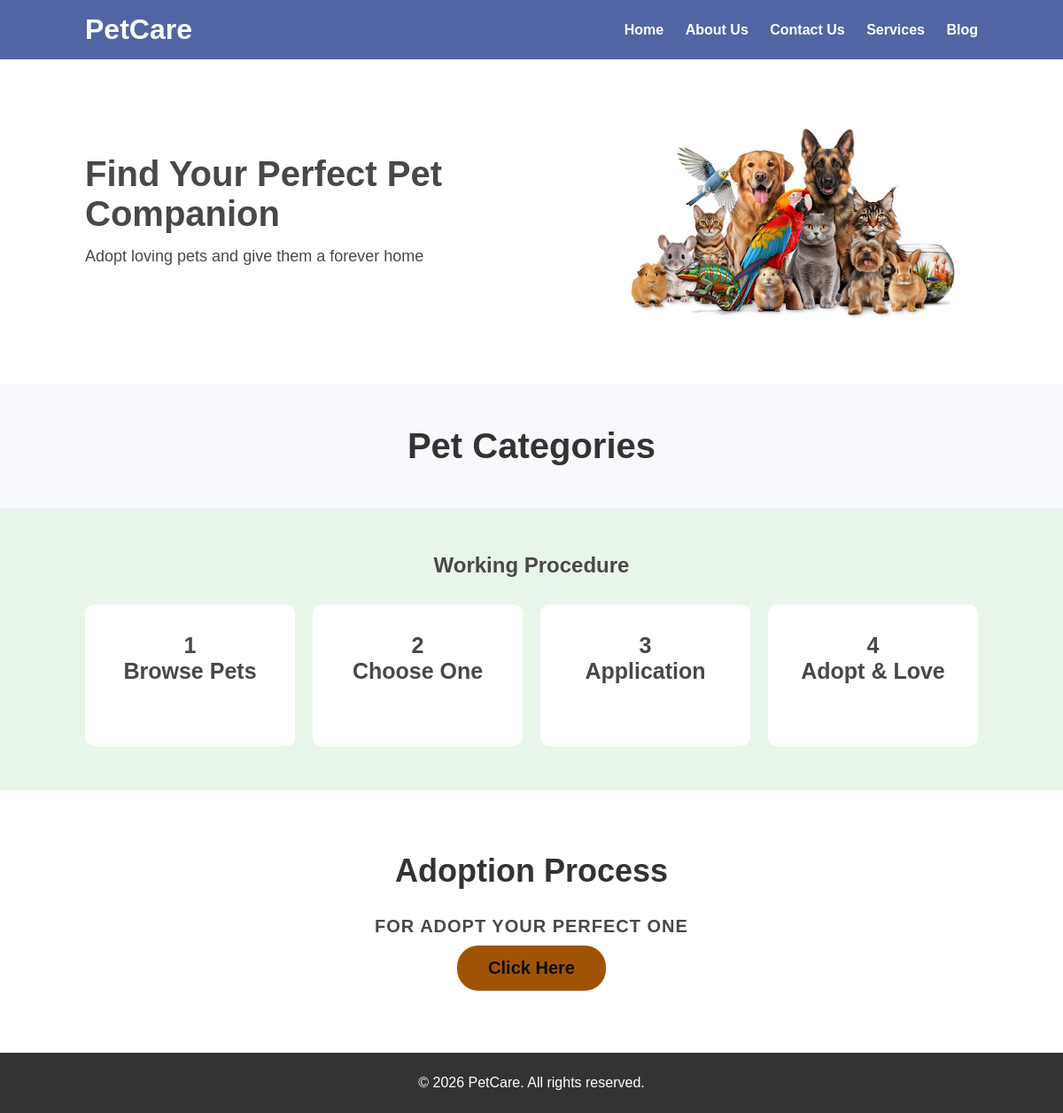
/, run on an earlier commit of the app's database.
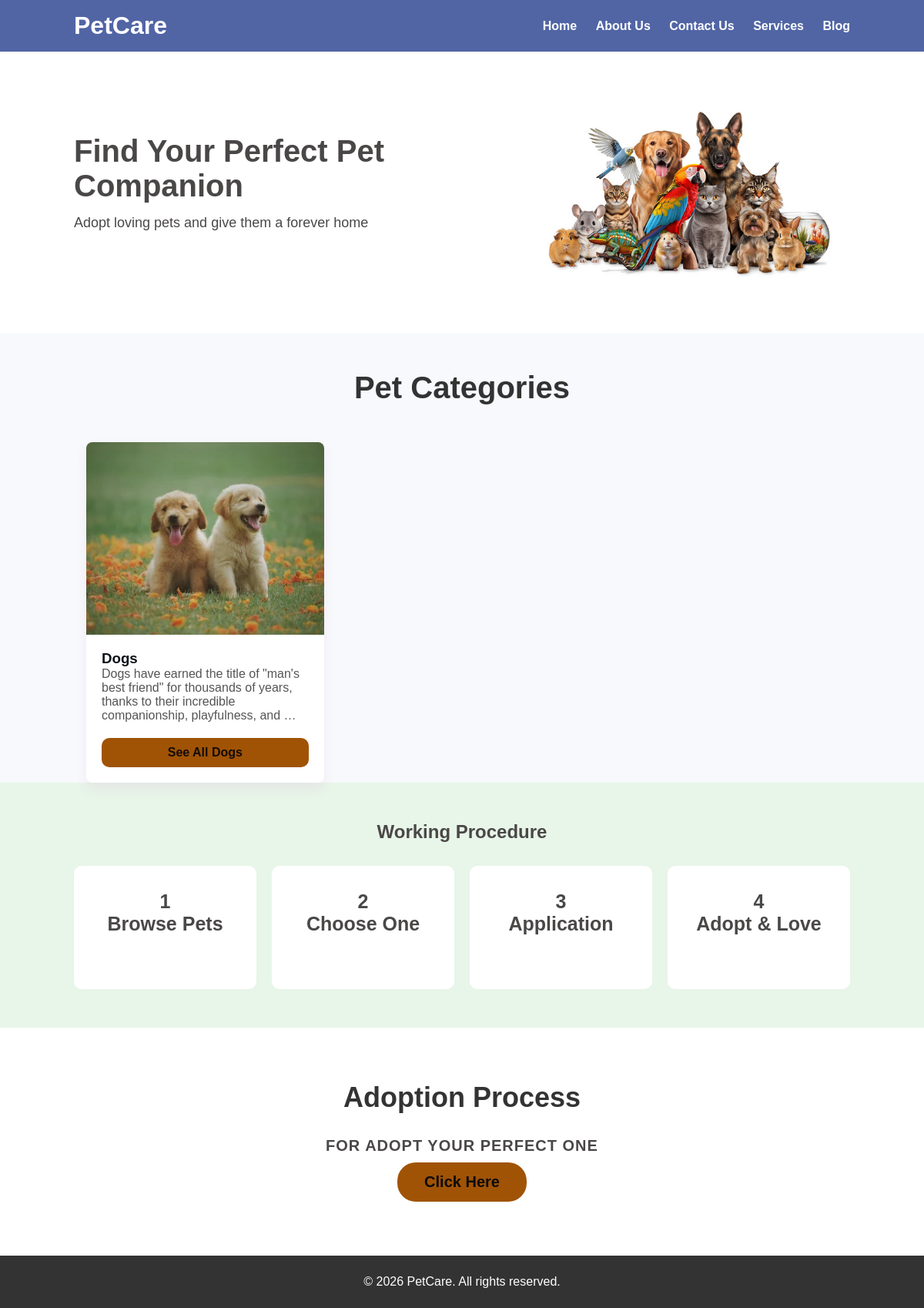
And on a later commit of the database.
### petapp/models.py (models this page shows, shortened)
class Category(models.Model):
    name = models.CharField(max_length=100, unique=True)
    image = models.ImageField(upload_to='category_images/', help_text="Image for the category card")
    description = models.TextField(help_text="A short article about this category.")
    class Meta:
        verbose_name_plural = "Categories" # Fixes the admin panel's pluralization

### petapp/views.py (the view)
# urls.py: path('', views.home, name='home'), # The empty string '' represents the root URL
def home(request ):
    all_categories = Category.objects.all().order_by('name')
    paginator = Paginator(all_categories, 6)
    initial_categories = paginator.page(1)
    context = {
        'categories': initial_categories,
    }
    return render(request, 'index.html', context)

### petapp/templates/index.html (shortened to what this page needs)
{% extends "base.html" %}
{% load static %}
{% block content %}
    <section class="categories">
        <h1 class="categories-h1">Pet Categories</h1>
        <div class="category-grid" id="category-grid">
            {% for category in categories %}
            <div class="category-card">
                <img src="{{ category.image.url }}" alt="Image of {{ category.name }}">
                <div class="category-card-content">
                    <h3>{{ category.name }}</h3>
                    <p>{{ category.description|truncatewords:20 }}</p>
                    <a href="{% url 'pet_list' category_name=category.name %}" class="btn">
                        <b>See All {{ category.name }} </b>
                    </a>
                </div>
            </div>
            {% endfor %}
        </div>
    </section>
    <section class="steps">
        <h2>Working Procedure</h2>
        <div class="step-box">
            <div class="step">1 <br>Browse Pets</div>
            <div class="step">2 <br>Choose One</div>
            <div class="step">3 <br>Application</div>
            <div class="step">4 <br>Adopt & Love</div>
        </div>
    </section>
    <section class="adoption-process">
        <h1>Adoption Process</h1>
        <h2>For Adopt Your Perfect One</h2>
        <a href="{% url 'adoption_process' %}" class="adoption-btn">Click Here</a>
    </section>
{% endblock %}

What changed in the data, as far as the page shows it:
added Category: image (picture), name "Dogs", description "Dogs have earned the title of \"man's best friend\" for thousands of years, thanks to their incredible companionship, playfulness, and …"
